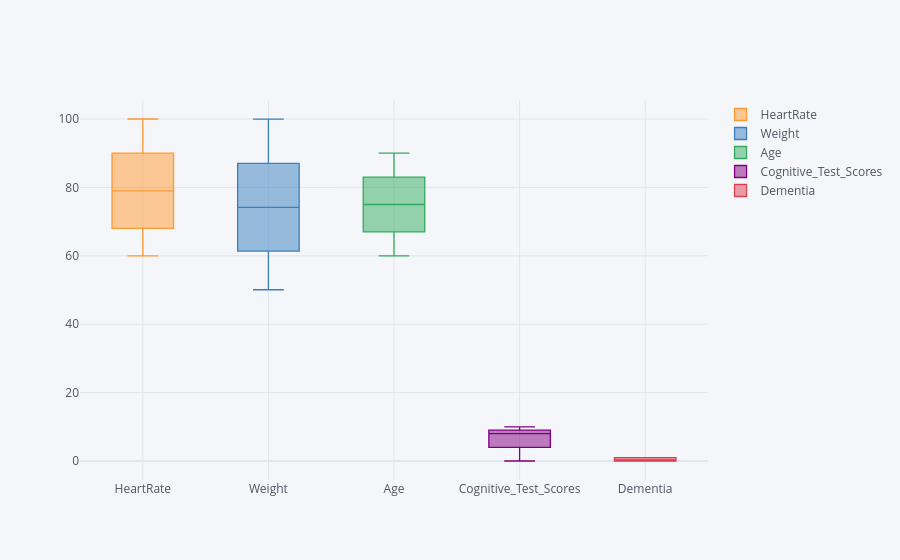

Notebook code for this chart:
### Code cell
dm[["HeartRate","Weight","Age","Cognitive_Test_Scores","Dementia"]].iplot(kind="box")

### Figure 1 — Plotly figure (JSON) as saved in the notebook; plotly's stock layout.template omitted (floating-point values rounded to 4 significant figures; data arrays with more than 128 entries replaced by an {"elided": "..."} marker saying what was removed)
{"data": [{"boxpoints": false, "line": {"width": 1.3}, "marker": {"color": "rgba(255, 153, 51, 1.0)"}, "name": "HeartRate", "orientation": "v", "type": "box", "y": {"elided": "1000 int values"}}, {"boxpoints": false, "line": {"width": 1.3}, "marker": {"color": "rgba(55, 128, 191, 1.0)"}, "name": "Weight", "orientation": "v", "type": "box", "y": {"elided": "1000 float values"}}, {"boxpoints": false, "line": {"width": 1.3}, "marker": {"color": "rgba(50, 171, 96, 1.0)"}, "name": "Age", "orientation": "v", "type": "box", "y": {"elided": "1000 int values"}}, {"boxpoints": false, "line": {"width": 1.3}, "marker": {"color": "rgba(128, 0, 128, 1.0)"}, "name": "Cognitive_Test_Scores", "orientation": "v", "type": "box", "y": {"elided": "1000 int values"}}, {"boxpoints": false, "line": {"width": 1.3}, "marker": {"color": "rgba(219, 64, 82, 1.0)"}, "name": "Dementia", "orientation": "v", "type": "box", "y": {"elided": "1000 int values"}}], "layout": {"legend": {"bgcolor": "#F5F6F9", "font": {"color": "#4D5663"}}, "paper_bgcolor": "#F5F6F9", "plot_bgcolor": "#F5F6F9", "title": {"font": {"color": "#4D5663"}}, "xaxis": {"gridcolor": "#E1E5ED", "showgrid": true, "tickfont": {"color": "#4D5663"}, "title": {"font": {"color": "#4D5663"}, "text": ""}, "zerolinecolor": "#E1E5ED"}, "yaxis": {"gridcolor": "#E1E5ED", "showgrid": true, "tickfont": {"color": "#4D5663"}, "title": {"font": {"color": "#4D5663"}, "text": ""}, "zerolinecolor": "#E1E5ED"}}}
